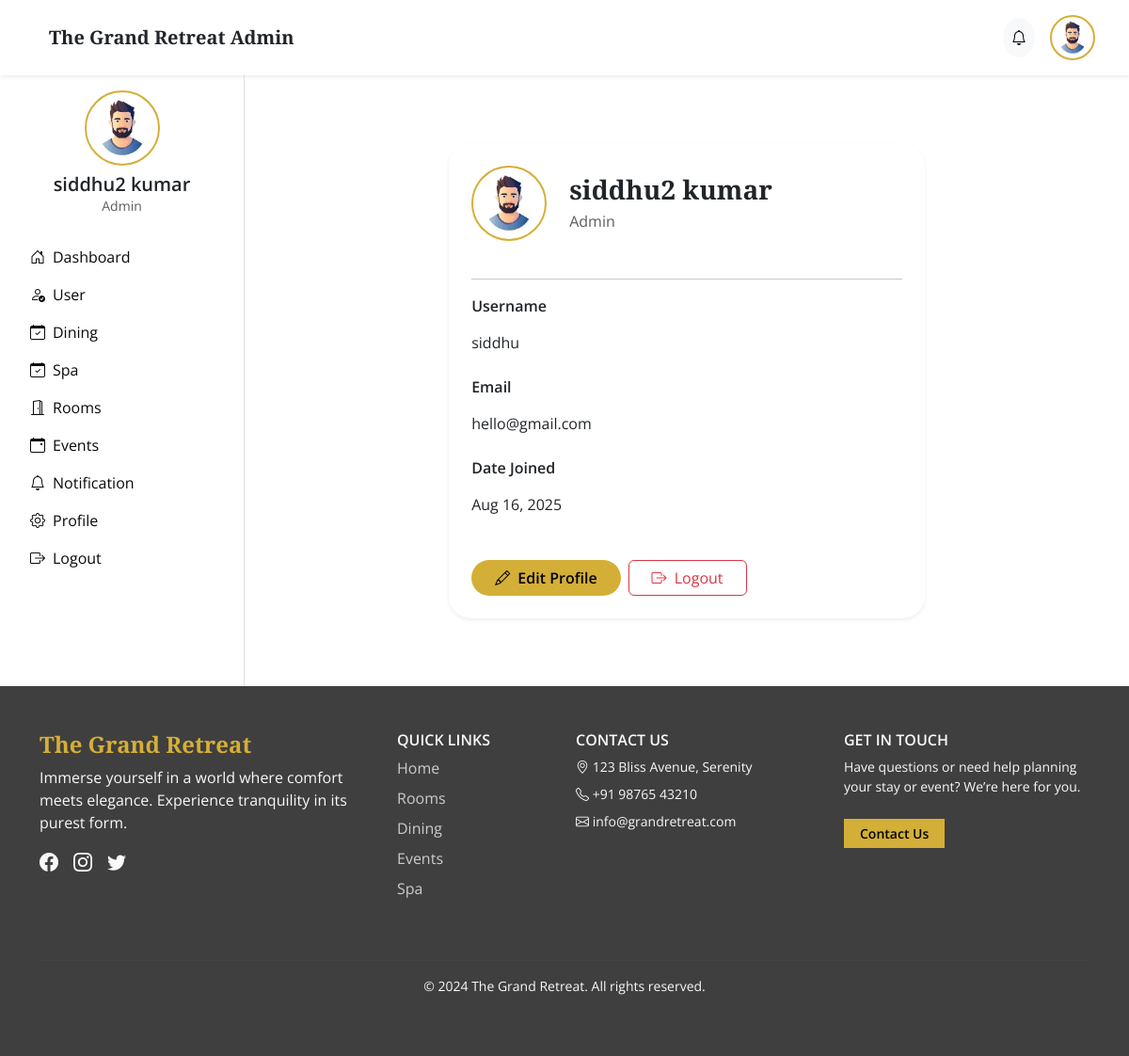
Screenshot of /admin-profile/ (signed in) with the database file from the repository.
### main/models.py (models this page shows, shortened)
class UserProfile(models.Model):
    user = models.OneToOneField(User, on_delete=models.CASCADE)
    phone = models.CharField(max_length=20, blank=True, null=True)
    address = models.TextField(blank=True, null=True)  # ✅ Added address
    account_type = models.CharField(max_length=50, default="Standard")
    profile_picture = models.ImageField(upload_to='profile_pics/', blank=True, null=True)
    member_since = models.DateField(auto_now_add=True)

### accounts/models.py (models this page shows)
class User(AbstractUser):
    name = models.CharField(max_length=255, null=True, blank=True)
    contact = models.CharField(max_length=13)
    gender = models.CharField(max_length=3, choices=(('M',"male"),('f',"female"),('o',"other"),('N/A',"don't want to mention")))
    user = models.CharField(max_length=1, choices=(
        ("s","supplier"),
        ("c","customer")
    ))

### main/views.py (the view, shortened to what this page needs)
# urls.py: path('admin-profile/', views.admin_profile, name='admin_profile'),
@login_required
def admin_profile(request):
    user = request.user
    profile, created = UserProfile.objects.get_or_create(user=user)
    return render(request, 'Adminprofile.html', {'user': user, 'profile': profile})

### main/templates/Adminprofile.html (shortened to what this page needs)
{% extends 'base.html' %}
{% block main %}
<div class="container py-4">
  <div class="row justify-content-center">
    <div class="col-lg-7">
      <div class="card profile-card shadow-sm border-0 p-4">
        <div class="d-flex align-items-center gap-4 mb-4">
          <div class="sidebar-avatar sidebar-avatar-lg" style="background-image: url('{% if profile.profile_picture %}{{ profile.profile_picture.url }}{% else %}https://ui-avatars.com/api/?name={{ user.get_full_name|default:user.username }}&background=d4af37&color=fff{% endif %}')"></div>
          <div>
            <h3 class="fw-bold mb-1">{{ user.get_full_name|default:user.username }}</h3>
            <p class="text-muted mb-0">Admin</p>
          </div>
        </div>
        <hr>
        <div class="mb-3">
          <label class="form-label fw-semibold">Username</label>
          <div class="form-control-plaintext">{{ user.username }}</div>
        </div>
        <div class="mb-3">
          <label class="form-label fw-semibold">Email</label>
          <div class="form-control-plaintext">{{ user.email }}</div>
        </div>
        <div class="mb-3">
          <label class="form-label fw-semibold">Date Joined</label>
          <div class="form-control-plaintext">{{ user.date_joined|date:"M d, Y" }}</div>
        </div>
        <div class="d-flex gap-2 mt-4">
          <a href="" class="btn btn-gold px-4" data-bs-toggle="modal" data-bs-target="#editProfileModal"><i class="bi bi-pencil me-1"></i> Edit Profile</a>
          <a href="{% url 'logout' %}" class="btn btn-outline-danger px-4"><i class="bi bi-box-arrow-right me-1"></i> Logout</a>
        </div>
      </div>
    </div>
  </div>
</div>
{% endblock %}

### main/templates/base.html (shortened to what this page needs)
<!DOCTYPE html>
<html lang="en">
<head>
    <link href="https://cdn.jsdelivr.net/npm/bootstrap@5.3.3/dist/css/bootstrap.min.css" rel="stylesheet" />
    <link href="https://cdn.jsdelivr.net/npm/bootstrap-icons@1.10.5/font/bootstrap-icons.css" rel="stylesheet" />
    <link href="https://unpkg.com/aos@2.3.4/dist/aos.css" rel="stylesheet" />
</head>
<body>
{% if user.is_authenticated and user.is_staff %}
    <header class="navbar navbar-expand-lg bg-white shadow-sm px-4 py-3">
        <div class="container-fluid d-flex justify-content-between align-items-center">
            <div class="d-flex align-items-center gap-3">
                <h2 class="h5 mb-0 fw-bold text-dark">The Grand Retreat Admin</h2>
            </div>
            <div class="d-flex align-items-center gap-3">
                <a href="{% url 'AdminNotification' %}" class="btn btn-light rounded-circle p-2" title="Notifications">
                    <i class="bi bi-bell"></i>
                </a>
                <div class="dropdown ">
                    <div class="sidebar-avatar dropdown-toggle" data-bs-toggle="dropdown"
                         style="background-image: url('{% if profile.profile_picture %}{{ profile.profile_picture.url }}{% else %}https://ui-avatars.com/api/?name={{ user.get_full_name|default:user.username }}&background=d4af37&color=fff{% endif %}');">
                    </div>
                </div>
            </div>
        </div>
    </header>
    <div class="d-flex flex-grow-1">
        <aside class="bg-white border-end p-3" style="width: 260px;" role="navigation">
            <div class="text-center mb-4">
    <div class="sidebar-avatar sidebar-avatar-lg mx-auto mb-2"
        style="background-image: url('{% if profile.profile_picture %}{{ profile.profile_picture.url }}{% else %}https://ui-avatars.com/api/?name={{ user.get_full_name|default:user.username }}&background=d4af37&color=fff{% endif %}');">
    </div>
    <h5 class="mb-0 fw-semibold">{{ user.get_full_name|default:user.username }}</h5>
    <p class="text-muted small mb-0">Admin</p>
</div>
            <nav class="nav flex-column">
                <a class="nav-link text-dark d-flex align-items-center gap-2" href="{% url 'AdminDashboard' %}"><i class="bi bi-house-door"></i> Dashboard</a>
                <a class="nav-link text-dark d-flex align-items-center gap-2" href="{% url 'AdminDashboard' %}"><i class="bi bi-person-check"></i> User</a>
                <a class="nav-link text-dark d-flex align-items-center gap-2" href="{% url 'Admindinish' %}"><i class="bi bi-calendar-check"></i> Dining</a>
                <a class="nav-link text-dark d-flex align-items-center gap-2" href="{% url 'Adminspa' %}"><i class="bi bi-calendar-check"></i> Spa</a>
                <a class="nav-link text-dark d-flex align-items-center gap-2" href="{% url 'adminRoom' %}"><i class="bi bi-door-open"></i> Rooms</a>
                <a class="nav-link text-dark d-flex align-items-center gap-2" href="{% url 'adminEvent' %}"><i class="bi bi-calendar-event"></i> Events</a>
                <a class="nav-link text-dark d-flex align-items-center gap-2" href="{% url 'AdminNotification' %}"><i class="bi bi-bell"></i> Notification</a>
                <a class="nav-link text-dark d-flex align-items-center gap-2" href="{% url 'admin_profile' %}"><i class="bi bi-gear"></i> Profile </a>
                <a class="nav-link text-dark d-flex align-items-center gap-2" href="{% url 'logout' %}"><i class="bi bi-box-arrow-right"></i> Logout</a>
            </nav>
        </aside>
        <main class="flex-grow-1 p-3">
            {% block main %}{% endblock %}
        </main>
    </div>
{% endif %}
    <footer class="py-5 text-light" style="background: #403f3f;">
      <div class="container">
        <div class="row gy-4">
          <div class="col-lg-4">
            <h4 class="fw-bold" style="color: #d4af37;">The Grand Retreat</h4>
            <p>Immerse yourself in a world where comfort meets elegance. Experience tranquility in its purest form.</p>
            <div class="d-flex mt-3">
              <a href="#" class="me-3 text-light fs-5"><i class="bi bi-facebook"></i></a>
              <a href="#" class="me-3 text-light fs-5"><i class="bi bi-instagram"></i></a>
              <a href="#" class="text-light fs-5"><i class="bi bi-twitter"></i></a>
            </div>
          </div>
          <div class="col-lg-2">
            <h6 class="text-uppercase text-gold fw-semibold">Quick Links</h6>
            <ul class="list-unstyled">
              <li><a href="#" class="footer-link">Home</a></li>
              <li><a href="#" class="footer-link">Rooms</a></li>
              <li><a href="#" class="footer-link">Dining</a></li>
              <li><a href="#" class="footer-link">Events</a></li>
              <li><a href="#" class="footer-link">Spa</a></li>
            </ul>
          </div>
          <div class="col-lg-3">
            <h6 class="text-uppercase text-gold fw-semibold">Contact Us</h6>
            <ul class="list-unstyled small">
              <li class="mb-2"><i class="bi bi-geo-alt text-gold"></i> 123 Bliss Avenue, Serenity</li>
              <li class="mb-2"><i class="bi bi-telephone text-gold"></i> +91 98765 43210</li>
              <li><i class="bi bi-envelope text-gold"></i> info@grandretreat.com</li>
            </ul>
          </div>
         <div class="col-lg-3">
  <h6 class="text-uppercase text-gold fw-semibold">Get in Touch</h6>
  <p class="small">Have questions or need help planning your stay or event? We’re here for you.</p>
  <a href="{% url 'contact' %}" class="btn btn-gold btn-sm rounded-0 px-3 mt-2">Contact Us</a>
</div>
        </div>
        <hr class="mt-5" style="border-top: 1px solid rgba(255,255,255,0.1);" />
        <p class="text-center mt-3 small ">&copy; 2024 The Grand Retreat. All rights reserved.</p>
      </div>
    </footer>
</body>
</html>

### main/templates/base.html (style rules this page uses)
body { font-family: 'Open Sans', sans-serif; background-color: #fff; scroll-behavior: smooth; }
h1, h2, h3, h4 { font-family: 'Playfair Display', serif; }
.navbar { background: #787878; }
.navbar-brand, .nav-link, .navbar-toggler-icon { color: #0a0a0a !important; }
.sidebar-avatar { background-size: cover; background-position: center; width: 48px; height: 48px; border-radius: 50%; border: 2px solid #d4af37; }
.sidebar-avatar-lg { width: 64px; height: 64px; }
.btn-gold { background-color: #d4af37; color: #000; font-weight: 600; border-radius: 50px; }
.footer-link { display: block; color: #ccc; margin-bottom: 0.5rem; transition: all 0.3s ease; text-decoration: none; }
.sidebar-avatar.dropdown-toggle::after { display: none !important; }

### main/templates/Adminprofile.html (style rules this page uses)
.profile-card { background: #fff; border-radius: 1.5rem; box-shadow: 0 2px 16px rgba(44,62,80,0.08); padding: 2rem 2.5rem; max-width: 600px; margin: 2rem auto; transition: box-shadow 0.2s; }
.sidebar-avatar-lg { width: 80px; height: 80px; border-radius: 50%; background-size: cover; background-position: center; border: 2px solid #d4af37; }

### rows the page displays
UserProfile: profile_picture (placeholder picture)
User: get_full_name "siddhu2 kumar", username "siddhu", email "hello@gmail.com", date_joined "Aug 16, 2025"
